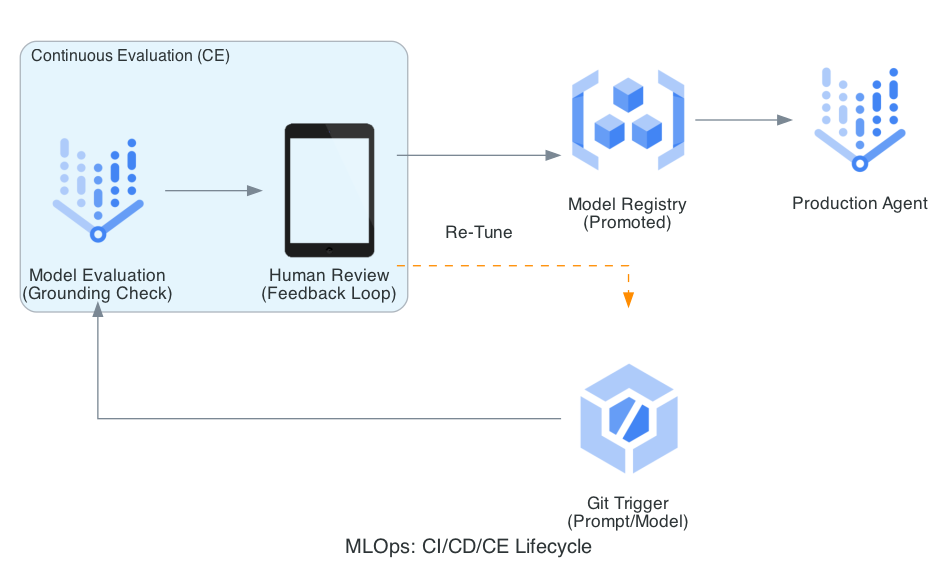

Write Python code to recreate this figure.
from diagrams import Diagram, Cluster, Edge
from diagrams.gcp.devtools import Build, GCR
from diagrams.gcp.ml import VertexAI
from diagrams.generic.device import Tablet

graph_attr = {"pad": "0.1", "nodesep": "0.8", "ranksep": "1.0", "bgcolor": "transparent"}

with Diagram("MLOps: CI/CD/CE Lifecycle", show=False, filename="omni_mlops_lifecycle", direction="LR", graph_attr=graph_attr):
    git = Build("Git Trigger\n(Prompt/Model)")
    
    with Cluster("Continuous Evaluation (CE)"):
        eval = VertexAI("Model Evaluation\n(Grounding Check)")
        hitl = Tablet("Human Review\n(Feedback Loop)")
        
    deploy = GCR("Model Registry\n(Promoted)")
    prod = VertexAI("Production Agent")

    git >> eval >> hitl >> deploy >> prod
    hitl >> Edge(color="darkorange", style="dashed", label="Re-Tune") >> git
